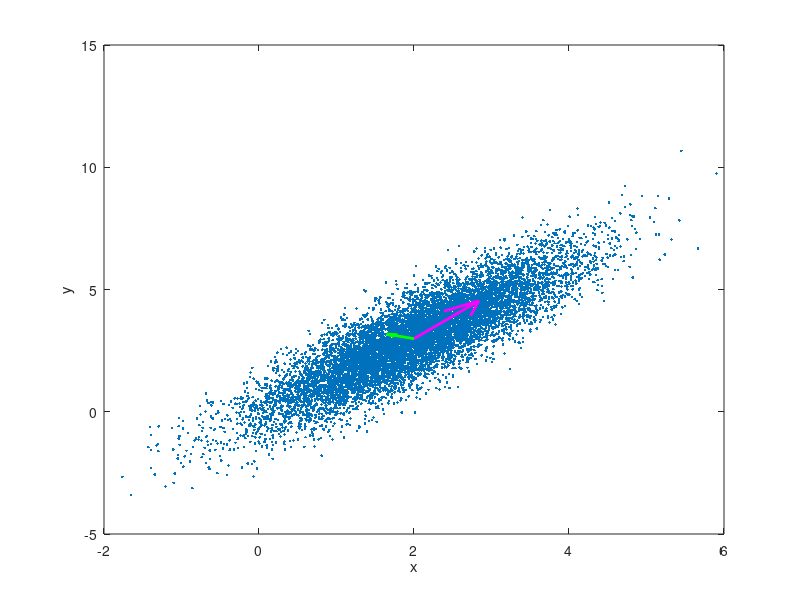

MATLAB code for this plot:
% This program generate the sampling data from a 2-D Gaussian distribution
% Shijian Fan
% 08/12/2015
close all
clear all
clc


mu = [2,3];
sigma = [1,1.5;1.5,3];
rng default  % For reproducibility
data = mvnrnd(mu,sigma,10000);




% Calculate the eigenvectors and eigenvalues
covariance = cov(data);
[eigenvec, eigenval ] = eig(covariance);

% Get the index of the largest eigenvector
[largest_eigenvec_ind_c, r] = find(eigenval == max(max(eigenval)));
largest_eigenvec = eigenvec(:, largest_eigenvec_ind_c);

% Get the largest eigenvalue
largest_eigenval = max(max(eigenval));

% Get the smallest eigenvector and eigenvalue
if(largest_eigenvec_ind_c == 1)
    smallest_eigenval = max(eigenval(:,2))
    smallest_eigenvec = eigenvec(:,2);
else
    smallest_eigenval = max(eigenval(:,1))
    smallest_eigenvec = eigenvec(1,:);
end

% Calculate the angle between the x-axis and the largest eigenvector
angle = atan2(largest_eigenvec(2), largest_eigenvec(1));

% This angle is between -pi and pi.
% Let's shift it such that the angle is between 0 and 2pi
if(angle < 0)
    angle = angle + 2*pi;
end

% Get the coordinates of the data mean
avg = mean(data);

% Get the 95% confidence interval error ellipse
chisquare_val = 2.4477;
theta_grid = linspace(0,2*pi);
phi = angle;
X0=avg(1);
Y0=avg(2);
a=chisquare_val*sqrt(largest_eigenval);
b=chisquare_val*sqrt(smallest_eigenval);


% Plot the data
figure
plot(data(:,1),data(:,2),'.');
mindata = min(min(data));
maxdata = max(max(data));
hold on;


% Plot the eigenvectors
quiver(X0, Y0, largest_eigenvec(1)*sqrt(largest_eigenval), largest_eigenvec(2)*sqrt(largest_eigenval), '-m', 'LineWidth',2);
quiver(X0, Y0, smallest_eigenvec(1)*sqrt(smallest_eigenval), smallest_eigenvec(2)*sqrt(smallest_eigenval), '-g', 'LineWidth',2);
hold on;

% Set the axis labels
hXLabel = xlabel('x');
hYLabel = ylabel('y');


